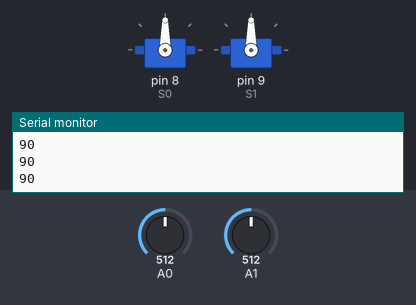
The sketch below on a simulated Arduino Uno, built with avr-gcc and run on an emulated ATmega328P. Parts: 2 × servo, the last lines printed to the serial monitor. Inputs (shaded band) come from the test bench; at power-on: A0 = 512, A1 = 512.

Above: at 2.2 s.
2.3 s: A0 set to 716
At 2.7 s:
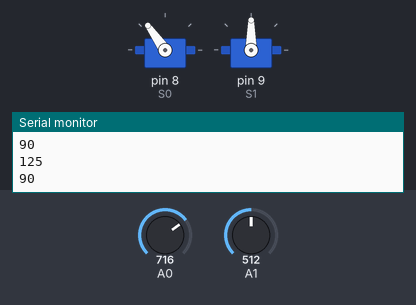
3.8 s: A1 set to 306
At 4.3 s:
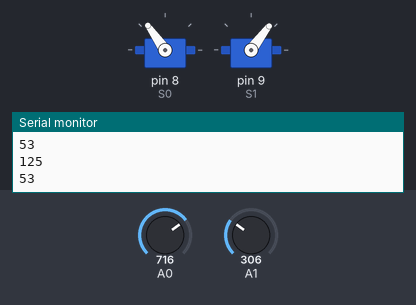
5.3 s: A0 set to 900
At 5.8 s:
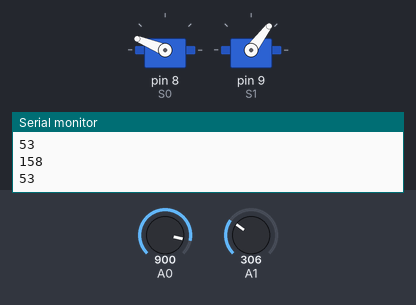
6.8 s: A1 set to 122
At 7.4 s:
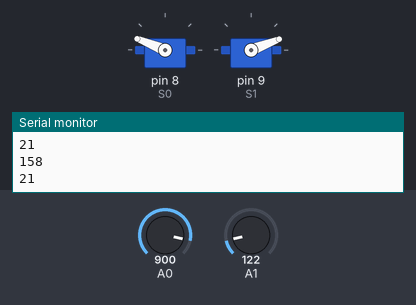
8.3 s: A1 set to 0
At 8.9 s:
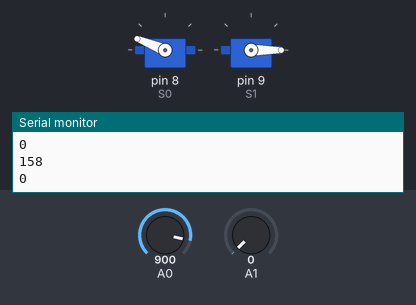
9.8 s: A0 set to 1023
At 10.5 s:
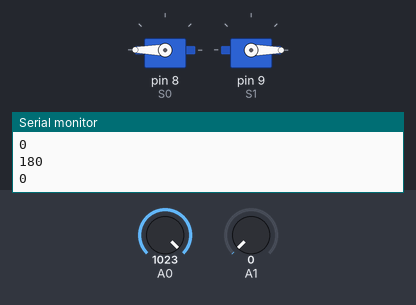
Timing chart, 0 to 12.3 s (numbered marks = the images above; inputs shaded):
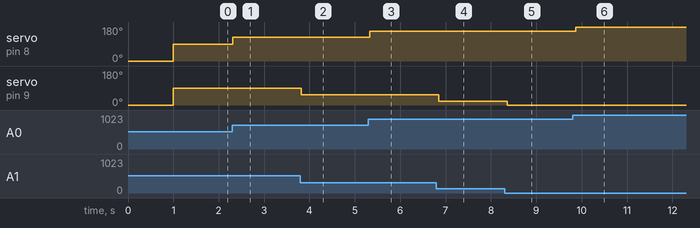

The sketch:

control_servo_motor.ino
```cpp
#include <Servo.h>

#define S0 8
#define S1 9

Servo SERVO1;
Servo SERVO2;

int data1, data2;


void setup()
{
   Serial.begin(9600);
   int i;

  SERVO1.attach(S0);
  SERVO2.attach(S1);

  SERVO1.write(0);
  SERVO2.write(0);
  delay(1000);

}
void loop()
{
    int i;

      data1=analogRead(A0);
     data2=analogRead(A1);
 //     Serial.println(data1);
   //   Serial.println(data2);
      data1=map(data1, 0, 1023, 0, 180);
      data2=map(data2, 0, 1023, 0, 180);

      SERVO1.write(data1);
      SERVO2.write(data2);
        Serial.println(data1);
      Serial.println(data2);
        delay(100);


}
```

Measured:
- after the input at 2.3 s, servo on pin 8 (S0): 90° → 125° at once
- after the input at 3.8 s, servo on pin 9 (S1): 90° → 53° at once
- after the input at 5.3 s, servo on pin 8 (S0): 125° → 158° at once
- after the input at 6.8 s, servo on pin 9 (S1): 53° → 21° at once
- after the input at 8.3 s, servo on pin 9 (S1): 21° → 0° after 0.06 s
- after the input at 9.8 s, servo on pin 8 (S0): 158° → 180° after 0.07 s
